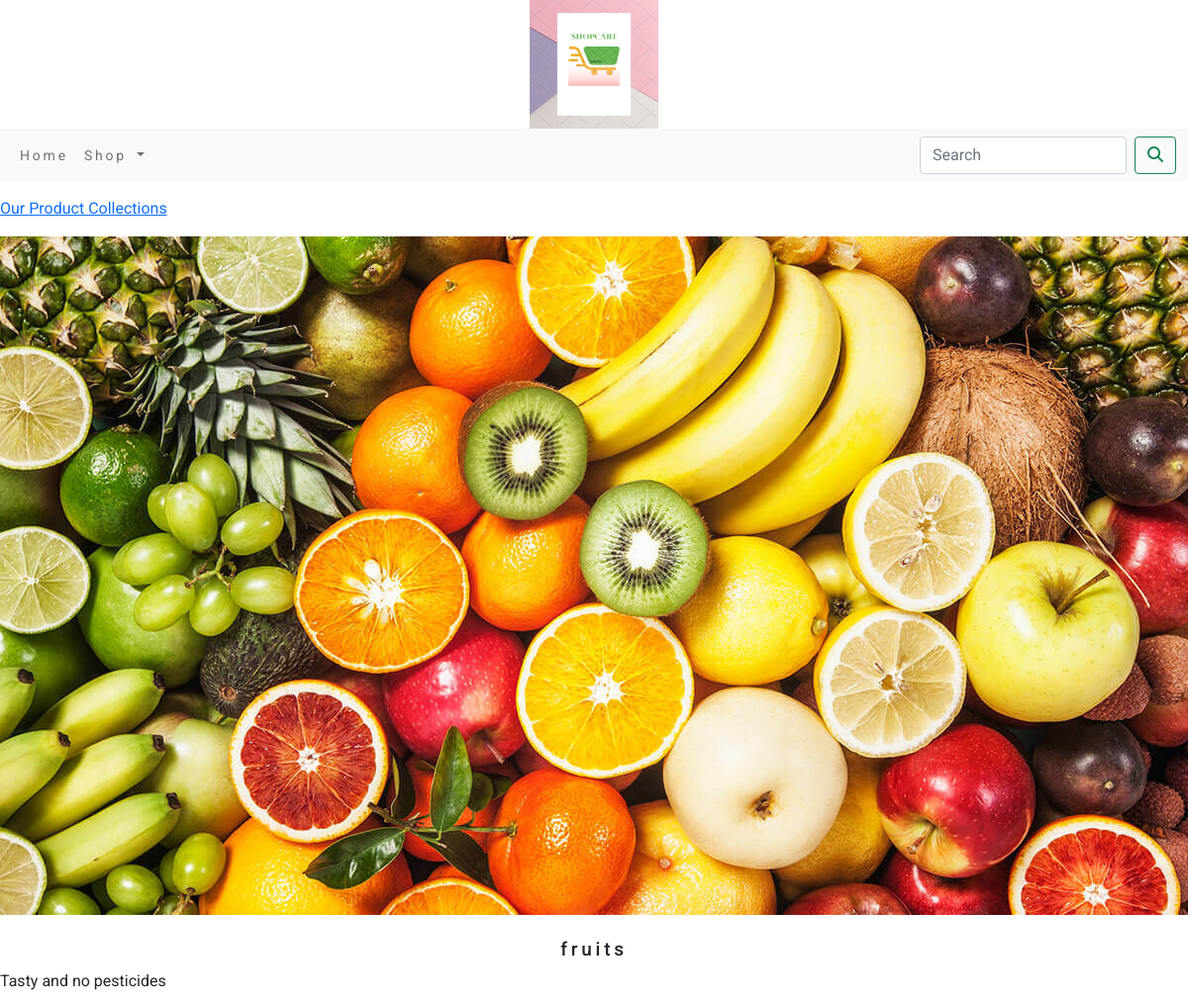
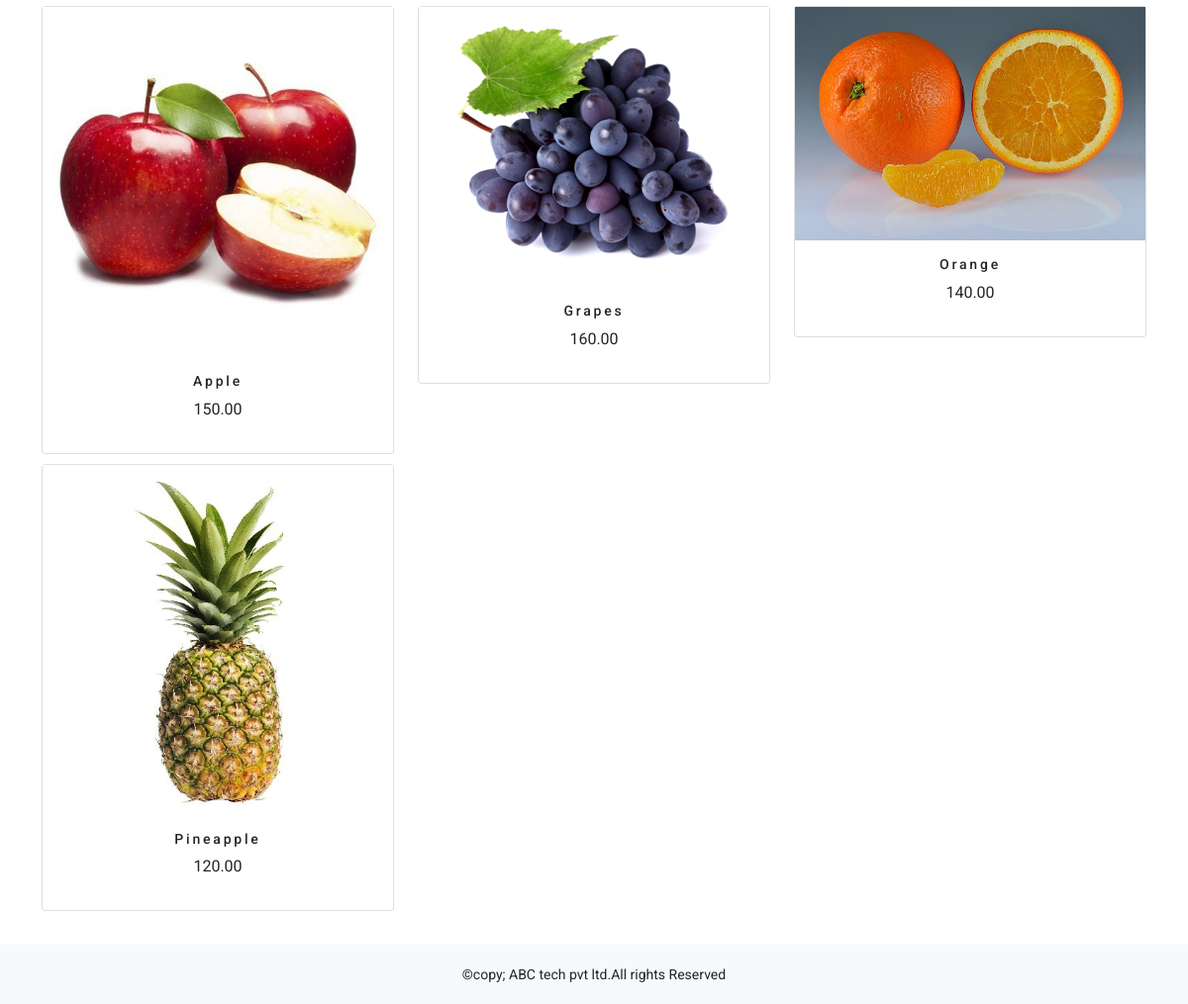
Screenshot of /ecommerce/fruits/ with the database file from the repository (2 pictures, top to bottom).
### ecommerceapp/models.py (models this page shows, shortened)
class Category(models.Model):
    name=models.CharField(max_length=250,unique=True)
    slug=models.SlugField(max_length=250,unique=True)
    desc=models.TextField(blank=True)
    image=models.ImageField(upload_to='category',blank=True)
    class Meta:
        ordering=('name',)
        verbose_name='category'
        verbose_name_plural='categories'
    def get_url(self):
        return reverse('ecommerceapp:products_by_category',args=[self.slug])

class Product(models.Model):
    name=models.CharField(max_length=250,unique=True)
    slug=models.SlugField(max_length=250,unique=True)
    desc=models.TextField(blank=True)
    price=models.DecimalField(max_digits=10,decimal_places=2)
    category=models.ForeignKey(Category,on_delete=models.CASCADE)
    image=models.ImageField(upload_to='product',blank=True,)
    stock=models.IntegerField()
    available=models.BooleanField(default=True)
    created=models.DateTimeField(auto_now_add=True)
    updated=models.DateTimeField(auto_now=True)
    def get_url(self):
         return  reverse('ecommerceapp:prodCatdetail',args=[self.category.slug,self.slug])
    class Meta:
        ordering = ('name',)
        verbose_name = 'product'
        verbose_name_plural = 'products'

### ecommerceapp/views.py (the view)
# urls.py: path('',views.allProdCat,name='allProdCat'),
def allProdCat(request,c_slug=None):
    c_page=None
    products_list=None
    if c_slug!=None:
        c_page=get_object_or_404(Category,slug=c_slug)
        products_list=Product.objects.all().filter(category=c_page,available=True)
    else:
        products_list=Product.objects.all().filter(available=True)
    paginator=Paginator(products_list,6)
    try:
        page=int(request.GET.get('page','1'))
    except:
        page=1
    try:
        products=paginator.page(page)
    except (EmptyPage,InvalidPage):
        products=paginator.page(paginator.num_pages)
    return render(request,"category.html",{'category':c_page,'products':products})

### cart/context_processors.py (called while the page is built)
def counter(request):
    item_count=0
    if 'admin' in request.path:
        return {}
    else:
        try:
            cart=Cart.objects.filter(cart_id=_cart_id(request))
            car_item=CartItem.objects.all().filter(cart=cart[:1])
            for cart_item in car_item:
                item_count += cart_item.quantity
        except Cart.DoesNotExist:
            item_count=0
    return dict(item_count=item_count)

### cart/views.py (called while the page is built)
def _cart_id(request):
    cart=request.session.session_key
    if not cart:
        cart=request.session.create()
    return cart

### ecommerceapp/context_processors.py (called while the page is built)
def menu_links(request):
    links=Category.objects.all()
    return dict(links=links)

### templates/category.html (shortened to what this page needs)
{% extends 'base.html' %}
{% load static %}
{% block content %}
{% if category %}
    <div>
        <div class="row my_row_class">
            <div class="mx-auto">
            <p><a href="{% url 'ecommerceapp:allProdCat' %}">Our Product Collections</a></p>
        </div>
            </div>
    </div>
    {% endif %}
<div class="mx-auto">
    {% if category %}
    <img class="my_image" src="{{category.image.url}}" alt="{{category.name}}">
</div>
     <br>
<div>
    <h1 class="text-center my_title" >{{category.name}}</h1>
    <p class="text-justify">{{category.desc}}</p>
</div>
     {% endif %}
<div class="container">
    <div class="row mx_auto">
        {% for product in products.object_list %}
        <div class="my_bottom_margin col-9 col-sm-12 col-md-4 col-lg-4">
            <div class="card text-center" style="min-width:18rem;">
                <a href="{{product.get_url}}"><img class="card-image-top my_image" src="{{product.image.url}}" alt="{{product.name}}"></a>
            <div class="card-body">
               <h4>{{product.name}}</h4>
                <p>{{product.price}}</p>
            </div>
            </div>
        </div>
        {% endfor %}
    </div>
    <br>
</div>
{% endblock %}

### static/css/custom.css (style rules this page uses)
body { font-family: 'Roboto', sans-serif; }
.my_row_class { padding-top : 15px; }
.my_image { width : 100%; height : auto; }
.my_title { font-size : 19px; text_transform : uppercase; letter-spacing :.2em; }
.my_bottom_margin { margin-bottom : 10px; }
.card-body h4 { font-size : 14px; text_transform : uppercase; letter-spacing : .2em; }

### rows the page displays
Category: image (picture), name "fruits", desc "Tasty and no pesticides"
Product: image (picture), name "Apple", price "150.00"
Product: image (picture), name "Grapes", price "160.00"
Product: image (picture), name "Orange", price "140.00"
Product: image (picture), name "Pineapple", price "120.00"
